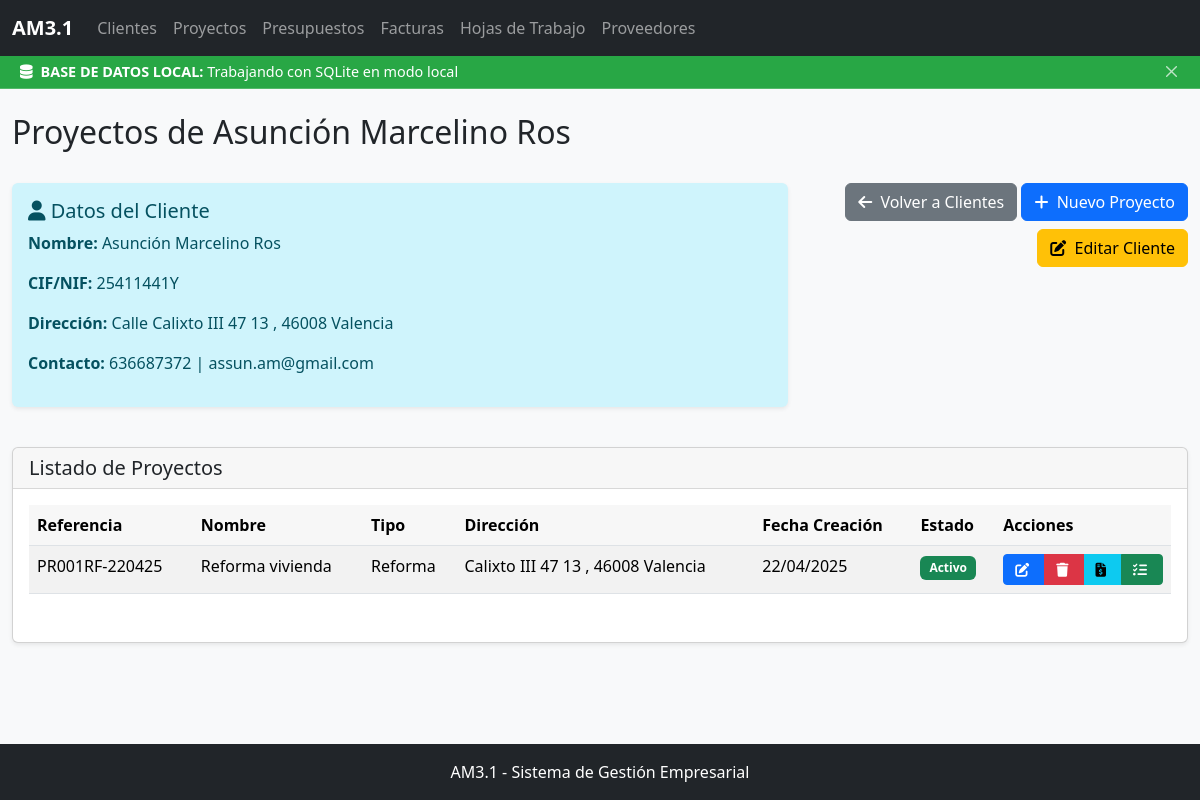
Page /proyectos/por-cliente/1 on the committed database.
### app/models/cliente.py (models this page shows, shortened)
class Cliente(db.Model):
    __tablename__ = 'clientes'
    id = db.Column(db.Integer, primary_key=True)
    nombre = db.Column(db.String(100), nullable=False)
    tipo_via = db.Column(db.String(20))
    nombre_via = db.Column(db.String(100))
    numero_via = db.Column(db.String(10))
    puerta = db.Column(db.String(10))
    codigo_postal = db.Column(db.String(10))
    poblacion = db.Column(db.String(100))
    cif_nif = db.Column(db.String(20), index=True)
    telefono1 = db.Column(db.String(20))
    telefono2 = db.Column(db.String(20))
    telefono3 = db.Column(db.String(20))
    telefono4 = db.Column(db.String(20))
    mail1 = db.Column(db.String(100))
    mail2 = db.Column(db.String(100))
    tipo_cliente = db.Column(db.String(50))
    categoria_cliente = db.Column(db.String(50))
    notas = db.Column(db.Text)
    fecha_creacion = db.Column(db.DateTime, default=datetime.utcnow)
    fecha_modificacion = db.Column(db.DateTime, default=datetime.utcnow, onupdate=datetime.utcnow)
    proyectos = db.relationship('Proyecto', back_populates='cliente', cascade='all, delete-orphan')

### app/models/proyecto.py (models this page shows, shortened)
class Proyecto(db.Model):
    __tablename__ = 'proyectos'
    id = db.Column(db.Integer, primary_key=True)
    id_cliente = db.Column(db.Integer, db.ForeignKey('clientes.id', ondelete='CASCADE'), nullable=True)  # Cambiado a nullable=True
    tipo_proyecto = db.Column(db.String(50), nullable=True)
    tipo_via = db.Column(db.String(20), nullable=True)  # Añadido campo tipo_via
    calle = db.Column(db.String(100), nullable=True)  # Mantenido por compatibilidad
    nombre_via = db.Column(db.String(100), nullable=True)
    numero = db.Column(db.String(10), nullable=True)
    puerta = db.Column(db.String(10), nullable=True)
    codigo_postal = db.Column(db.String(10), nullable=True)
    poblacion = db.Column(db.String(100), nullable=True)
    nombre_proyecto = db.Column(db.String(200), nullable=True)
    fecha_creacion = db.Column(db.DateTime, default=datetime.utcnow, nullable=True)
    referencia = db.Column(db.String(50), unique=True, nullable=True)
    fecha_modificacion = db.Column(db.DateTime, default=datetime.utcnow, onupdate=datetime.utcnow, nullable=True)
    estado = db.Column(db.String(50), default='Activo', nullable=True)
    cliente = db.relationship('Cliente', back_populates='proyectos')
    presupuestos = db.relationship('Presupuesto', back_populates='proyecto', cascade='all, delete-orphan')

### app/routes/proyecto_routes.py (the view)
@proyectos_bp.route('/por-cliente/<int:id_cliente>')
def proyectos_por_cliente(id_cliente):
    try:
        proyectos = Proyecto.query.filter(Proyecto.id_cliente == id_cliente).all()
        return render_template('proyectos/por_cliente.html',
                              proyectos=proyectos,
                              cliente=get_by_id(Cliente, id_cliente))
    except SQLAlchemyError as e:
        flash(f'Error al conectar con la base de datos: {str(e)}', 'danger')
        return redirect(url_for('index'))

### app/templates/proyectos/por_cliente.html (shortened to what this page needs)
{% extends 'layout/base.html' %}
{% from 'layout/components.html' import action_buttons, confirmation_modal %}
{% block page_title %}Proyectos de {{ cliente.nombre }}{% endblock %}
{% block content %}
<div class="row mb-4">
    <div class="col-md-8">
        <div class="alert alert-info">
            <h5><i class="fas fa-user"></i> Datos del Cliente</h5>
            <p><strong>Nombre:</strong> {{ cliente.nombre }}</p>
            {% if cliente.cif_nif %}
            <p><strong>CIF/NIF:</strong> {{ cliente.cif_nif }}</p>
            {% endif %}
            <p><strong>Dirección:</strong>
            {% if cliente.tipo_via and cliente.nombre_via %}
                {{ cliente.tipo_via }} {{ cliente.nombre_via }}
                {% if cliente.numero_via %} {{ cliente.numero_via }}{% endif %}
                {% if cliente.puerta %} {{ cliente.puerta }}{% endif %}
                {% if cliente.codigo_postal or cliente.poblacion %},
                    {{ cliente.codigo_postal }} {{ cliente.poblacion }}
                {% endif %}
            {% else %}
                <em>No disponible</em>
            {% endif %}
            </p>
            <p><strong>Contacto:</strong> {{ cliente.telefono1 or 'No disponible' }} | {{ cliente.mail1 or 'No disponible' }}</p>
        </div>
    </div>
    <div class="col-md-4 text-end">
        <a href="{{ url_for('clientes.listar_clientes') }}" class="btn btn-secondary mb-2">
            <i class="fas fa-arrow-left"></i> Volver a Clientes
        </a>
        <a href="{{ url_for('proyectos.nuevo_proyecto') }}?id_cliente={{ cliente.id }}" class="btn btn-primary mb-2">
            <i class="fas fa-plus"></i> Nuevo Proyecto
        </a>
        <a href="{{ url_for('clientes.editar_cliente', id=cliente.id) }}" class="btn btn-warning mb-2">
            <i class="fas fa-edit"></i> Editar Cliente
        </a>
    </div>
</div>
<div class="card">
    <div class="card-header">
        <h5 class="mb-0">Listado de Proyectos</h5>
    </div>
    <div class="card-body">
        {% if proyectos %}
        <div class="table-responsive">
            <table class="table table-striped table-hover">
                <thead>
                    <tr>
                        <th>Referencia</th>
                        <th>Nombre</th>
                        <th>Tipo</th>
                        <th>Dirección</th>
                        <th>Fecha Creación</th>
                        <th>Estado</th>
                        <th>Acciones</th>
                    </tr>
                </thead>
                <tbody>
                    {% for proyecto in proyectos %}
                    <tr>
                        <td>{{ proyecto.referencia }}</td>
                        <td>{{ proyecto.nombre_proyecto }}</td>
                        <td>{{ proyecto.tipo_proyecto }}</td>
                        <td>
                            {% if proyecto.nombre_via %}
                                {{ proyecto.nombre_via }}
                                {% if proyecto.numero %} {{ proyecto.numero }}{% endif %}
                                {% if proyecto.puerta %} {{ proyecto.puerta }}{% endif %}
                                {% if proyecto.codigo_postal or proyecto.poblacion %},
                                    {{ proyecto.codigo_postal }} {{ proyecto.poblacion }}
                                {% endif %}
                            {% endif %}
                        </td>
                        <td>{{ proyecto.fecha_creacion.strftime('%d/%m/%Y') if proyecto.fecha_creacion else '' }}</td>
                        <td>
                            <span class="badge {% if proyecto.estado == 'Activo' %}bg-success{% elif proyecto.estado == 'Finalizado' %}bg-primary{% elif proyecto.estado == 'Cancelado' %}bg-danger{% else %}bg-secondary{% endif %}">
                                {{ proyecto.estado }}
                            </span>
                        </td>
                        <td>
                            {{ action_buttons(
                                edit_url=url_for('proyectos.editar_proyecto', id=proyecto.id),
                                delete_url=url_for('proyectos.eliminar_proyecto', id=proyecto.id),
                                confirm_id='delete-modal-' + proyecto.id|string,
                                custom_buttons=[
                                    {
                                        'url': url_for('presupuestos.presupuestos_por_proyecto', id_proyecto=proyecto.id),
                                        'class': 'btn-info',
                                        'icon': 'fas fa-file-invoice-dollar',
                                        'title': 'Ver presupuestos'
                                    },
                                    {
                                        'url': url_for('hojas_trabajo.hojas_por_proyecto', id_proyecto=proyecto.id),
                                        'class': 'btn-success',
                                        'icon': 'fas fa-tasks',
                                        'title': 'Hojas de trabajo'
                                    }
                                ]
                            ) }}
                        </td>
                    </tr>
                    {% endfor %}
                </tbody>
            </table>
        </div>
        {% else %}
        <div class="text-center py-5">
            <h4 class="text-muted"><i class="fas fa-folder-open"></i> No hay proyectos registrados para este cliente</h4>
            <p>Para crear un nuevo proyecto, haga clic en el botón "Nuevo Proyecto" en la parte superior derecha.</p>
        </div>
        {% endif %}
    </div>
</div>
{% endblock %}

### app/templates/layout/components.html (shortened to what this page needs)
{% macro action_buttons(edit_url, delete_url, view_url='', confirm_id='', custom_buttons=[]) %}
<div class="btn-group btn-group-sm" role="group" aria-label="Acciones">
  <a href="{{ edit_url }}" class="btn btn-primary" title="Editar" data-bs-toggle="tooltip">
    <i class="fas fa-edit"></i>
  </a>
  {% if confirm_id %}
  <button type="button" class="btn btn-danger" data-bs-toggle="modal" data-bs-target="#{{ confirm_id }}" title="Eliminar">
    <i class="fas fa-trash"></i>
  </button>
  {% endif %}
  {% for button in custom_buttons %}
  <a href="{{ button.url }}" class="btn {{ button.class }}" title="{{ button.title }}" data-bs-toggle="tooltip"
     >
    <i class="{{ button.icon }}"></i>
  </a>
  {% endfor %}
</div>
{% endmacro %}

### app/static/css/styles.css (style rules this page uses)
:root { --primary-color: #0d6efd; --secondary-color: #6c757d; --success-color: #198754; --info-color: #0dcaf0; --warning-color: #ffc107; --danger-color: #dc3545; --light-color: #f8f9fa; --dark-color: #212529; --border-radius: 0.375rem; --box-shadow: 0 0.125rem 0.25rem rgba(0, 0, 0, 0.075); --box-shadow-hover: 0 0.5rem 1rem rgba(0, 0, 0, 0.15); --font-family: 'Segoe UI', Tahoma, Geneva, Verdana, sans-serif; --font-size-base: 1rem; }
body { display: flex; flex-direction: column; min-height: 100vh; font-family: var(--font-family); background-color: var(--light-color); }
.card { box-shadow: var(--box-shadow); transition: box-shadow 0.2s ease-in-out; border-radius: var(--border-radius); margin-bottom: 1.5rem; }
.card-header { background-color: rgba(0, 0, 0, 0.03); border-bottom: 1px solid rgba(0, 0, 0, 0.125); }
.card-header h5, .card-header h6 { margin-bottom: 0; }
.table-responsive { overflow-x: auto; margin-bottom: 1rem; }
.table-striped tbody tr:nth-of-type(odd) { background-color: rgba(0, 0, 0, 0.02); }
.table th { background-color: rgba(0, 0, 0, 0.03); border-bottom-width: 1px; }
.btn-group { display: flex; }
.btn-group > .btn { margin-right: 0; }
.btn i { margin-right: 0.25rem; }
.alert { border-radius: var(--border-radius); border: none; box-shadow: var(--box-shadow); }
.badge { padding: 0.5em 0.75em; }

### rows in the picture
Cliente: nombre "Asunción Marcelino Ros", cif_nif "25411441Y", tipo_via "Calle", nombre_via "Calixto III", numero_via "47", puerta "13", codigo_postal "46008", poblacion "Valencia", telefono1 "636687372", mail1 "assun.am@gmail.com"
Proyecto: referencia "PR001RF-220425", nombre_proyecto "Reforma vivienda", tipo_proyecto "Reforma", nombre_via "Calixto III", numero "47", puerta "13", codigo_postal "46008", poblacion "Valencia", fecha_creacion "22/04/2025", estado "Activo"
